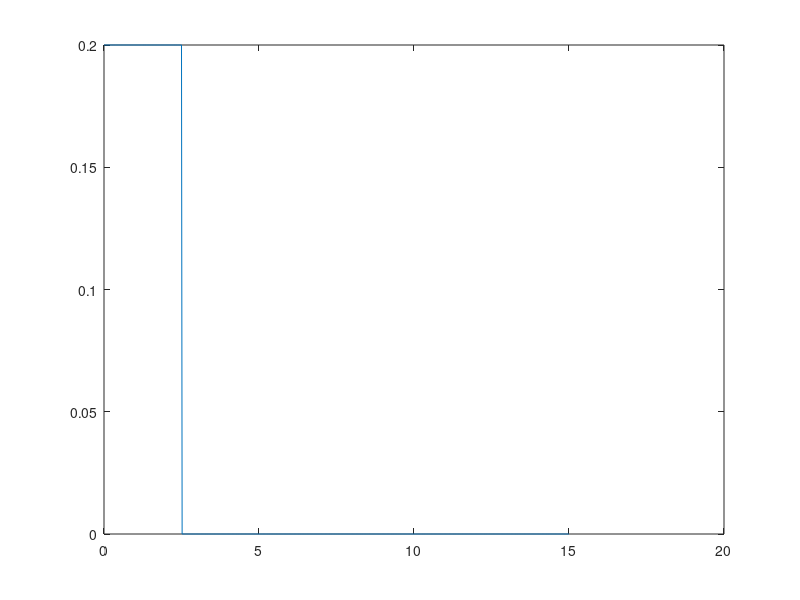
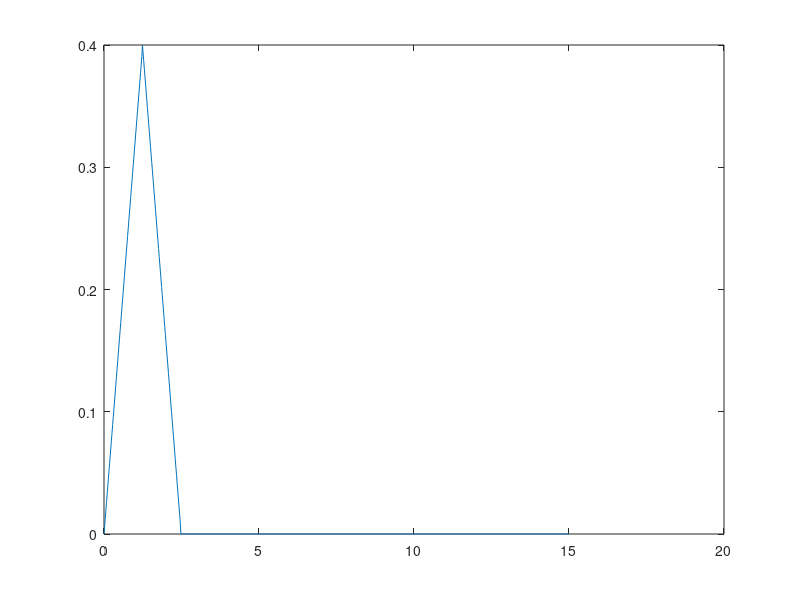

The MATLAB source for these figures, in order:
%% CSV FILE MAKER %%
clc
clear all

frequency = 50;
timestep = 1/frequency;
time = 0:timestep:15;

% Experiment opstelling:
l = 1; %cable length
theta_opt = 60.85*pi/180; %optimale eindhoek kabel [rad]
%theta_opt = pi/4;
dx_robot = 0.5;  %horizontale verplaatsing robot [m]
dx_object = dx_robot + l*sin(theta_opt); %horizontale verplaatsing bak [m]

%% 1. RAMP INPUT 
v = 0.2;
t_eind = dx_robot/v;
ramp = v*[0:timestep:t_eind];

position = dx_robot*ones(1,length(time));
position(1,1:round(t_eind/timestep)+1) = ramp;

velocity = zeros(1,length(time));
velocity(1,1:round(t_eind/timestep)+1) = v;

figure
plot(time,velocity)

% writematrix(position,'ramp_position.csv')
% writematrix(velocity,'ramp_velocity.csv')

%% 2. BANG BANG INPUT
v = 0.2;
T = dx_robot/v;

tau1 = (0:timestep:T/2)/T;
tau2 = (T/2:timestep:T)/T;

% Position 
S1 = dx_robot*2*(tau1).^2;
S2 = dx_robot*(-2*tau2.^2+4*tau2-1);

position(1:ceil(T/(2*timestep))) = S1;
position(ceil(T/(2*timestep)):ceil(T/(timestep))) = S2;        
position(ceil(T/timestep):end) = dx_robot;



% Velocity
V1 = v*4*tau1;
V2 = v*(-4*tau2 + 4);

velocity(1:ceil(T/(2*timestep))) = V1;
velocity(ceil(T/(2*timestep)):ceil(T/(timestep))) = V2;        
velocity(ceil(T/timestep):end) = 0;
figure
plot(time,velocity)

% writematrix(position,'bangbang_position.csv')
% writematrix(velocity,'bangbang_velocity.csv')

%% 3. POLYNOOM INPUT

v = 0.2;
T = dx_robot/v;

tau = (0:timestep:T)/T;

% Position 
S = dx_robot*(-20*tau.^7+70*tau.^6-84*tau.^5+35*tau.^4);

position(1:1+ceil(T/(timestep))) = S;       
position(1+ceil(T/timestep):end) = dx_robot;


% Velocity
V = v*(-7*20*tau.^6 + 6*70*tau.^5 -5*84*tau.^4 +4*35*tau.^3);

velocity(1:1+ceil(T/(timestep))) = V;      
velocity(1+ceil(T/timestep):end) = 0;

% writematrix(position,'poly_position.csv')
% writematrix(velocity,'poly_velocity.csv')
